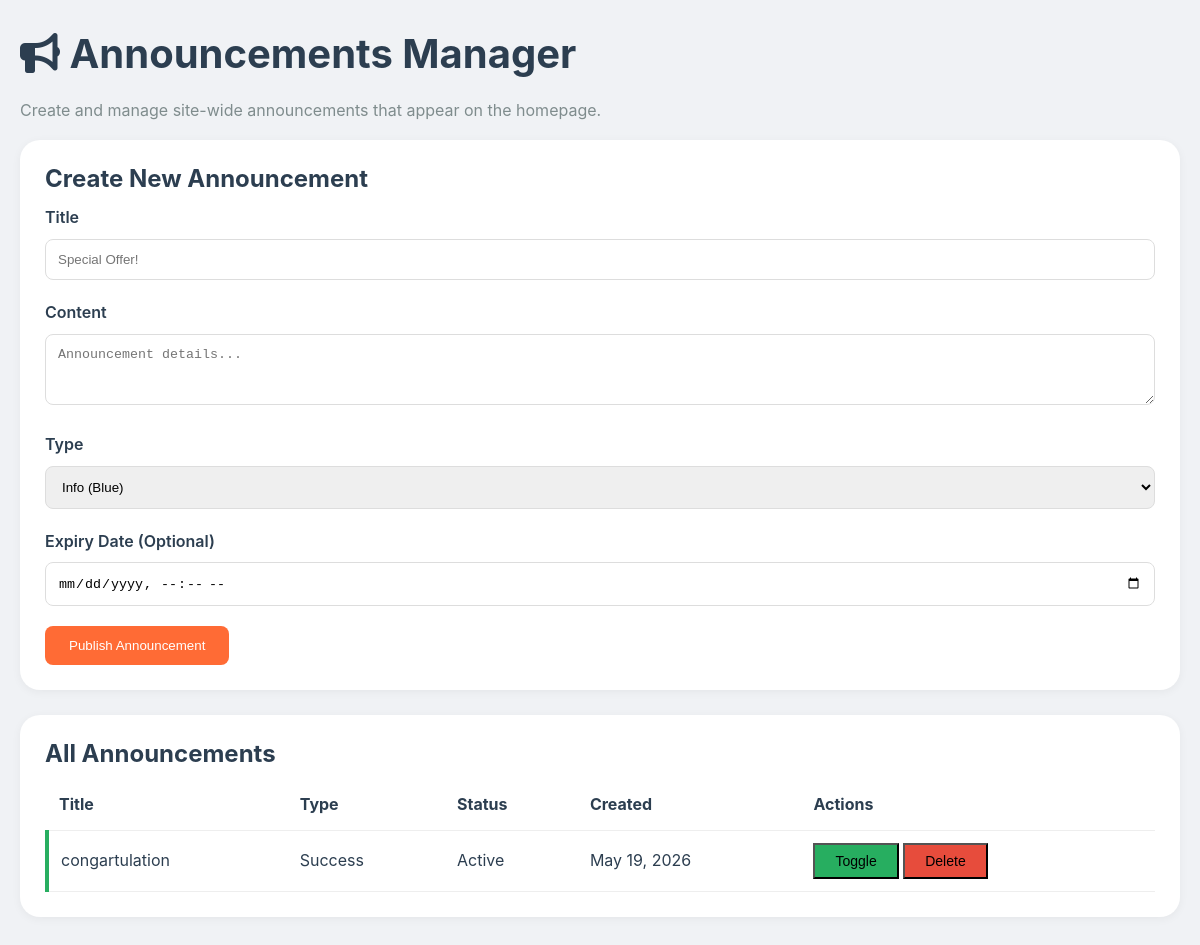
Page /announcements.php (signed in) on the committed database.
### tables this page shows
CREATE TABLE `announcements` (
  `id` int(11) NOT NULL,
  `title` varchar(255) NOT NULL,
  `content` text NOT NULL,
  `type` enum('info','warning','success','danger') DEFAULT 'info',
  `is_active` tinyint(1) DEFAULT 1,
  `created_by` int(11) DEFAULT NULL,
  `created_at` timestamp NOT NULL DEFAULT current_timestamp(),
  `expires_at` timestamp NULL DEFAULT NULL
);

### functions.php (called while the page is built, shortened)
<?php
if (!function_exists('formatDate')) {
    function formatDate($timestamp, $format = 'M d, Y') {
        return date($format, strtotime($timestamp));
    }
}
?>

### announcements.php (the view, shortened to what this page needs)
<?php
require_once __DIR__ . '/../config/functions.php';
$db = Database::getConnection();
$stmt = $db->prepare("
    SELECT a.*, u.full_name as creator_name
    FROM announcements a
    LEFT JOIN users u ON a.created_by = u.id
    ORDER BY a.created_at DESC
");
$stmt->execute();
$announcements = $stmt->fetchAll();
?>
<!DOCTYPE html>
<html lang="en">
<head>
    <link rel="stylesheet" href="<?php echo SITE_URL; ?>assets/css/style.css">
    <link rel="stylesheet" href="https://cdnjs.cloudflare.com/ajax/libs/font-awesome/6.0.0/css/all.min.css">
</head>
<body>
    <div class="container">
        <h1><i class="fas fa-bullhorn"></i> Announcements Manager</h1>
        <p>Create and manage site-wide announcements that appear on the homepage.</p>
        <div class="card">
            <h3>Create New Announcement</h3>
            <form method="POST">
                <div class="form-group">
                    <label>Title</label>
                    <input type="text" name="title" required placeholder="Special Offer!">
                </div>
                <div class="form-group">
                    <label>Content</label>
                    <textarea name="content" rows="3" required placeholder="Announcement details..."></textarea>
                </div>
                <div class="form-group">
                    <label>Type</label>
                    <select name="type">
                        <option value="info">Info (Blue)</option>
                    </select>
                </div>
                <div class="form-group">
                    <label>Expiry Date (Optional)</label>
                    <input type="datetime-local" name="expires_at">
                </div>
                <button type="submit" name="create" class="btn-primary">Publish Announcement</button>
            </form>
        </div>
        <div class="card">
            <h3>All Announcements</h3>
            <table class="table">
                <thead>
                    <tr><th>Title</th><th>Type</th><th>Status</th><th>Created</th><th>Actions</th></tr>
                </thead>
                <tbody>
                    <?php foreach ($announcements as $ann): ?>
                        <tr class="announcement-<?php echo $ann['type']; ?>">
                            <td><?php echo htmlspecialchars($ann['title']); ?></td>
                            <td><?php echo ucfirst($ann['type']); ?></td>
                            <td><?php echo $ann['is_active'] ? 'Active' : 'Inactive'; ?></td>
                            <td><?php echo formatDate($ann['created_at']); ?></td>
                            <td>
                                <form method="POST" style="display: inline;">
                                    <button type="submit" name="toggle_status" class="btn-sm" style="background: #27AE60;">Toggle</button>
                                </form>
                                <form method="POST" style="display: inline;">
                                    <button type="submit" name="delete" class="btn-sm" style="background: #E74C3C;" onclick="return confirm('Delete this announcement?')">Delete</button>
                                </form>
                            </td>
                        </tr>
                    <?php endforeach; ?>
                </tbody>
            </table>
        </div>
    </div>
</body>
</html>

### style.css (style rules this page uses)
:root { --orange: #FF6B35; --orange-dark: #e55a2b; --blue: #1A5F7A; --blue-dark: #134b62; --dark: #2C3E50; --dark-light: #34495e; --light: #ECF0F1; --white: #FFFFFF; --gray: #7F8C8D; --gray-light: #bdc3c7; --green: #27AE60; --green-dark: #219a52; --red: #E74C3C; --red-dark: #c0392b; --yellow: #F39C12; --purple: #9B59B6; --shadow-sm: 0 2px 8px rgba(0,0,0,0.05); --shadow-md: 0 5px 20px rgba(0,0,0,0.08); --shadow-lg: 0 10px 40px rgba(0,0,0,0.12); --shadow-xl: 0 20px 60px rgba(0,0,0,0.15); --transition-fast: all 0.2s ease; --transition: all 0.3s ease; --transition-slow: all 0.5s ease; --border-radius-sm: 8px; --border-radius-md: 12px; --border-radius-lg: 16px; --border-radius-xl: 24px; }
* { margin: 0; padding: 0; box-sizing: border-box; }
*::before, *::after { box-sizing: border-box; }
html { scroll-behavior: smooth; -webkit-font-smoothing: antialiased; -moz-osx-font-smoothing: grayscale; }
body { font-family: 'Inter', -apple-system, BlinkMacSystemFont, 'Segoe UI', Roboto, 'Helvetica Neue', sans-serif; line-height: 1.6; color: var(--dark); background-color: #f5f6fa; overflow-x: hidden; }
h1, h2, h3, h4, h5, h6 { font-weight: 700; line-height: 1.2; margin-bottom: 0.5em; color: var(--dark); }
h1 { font-size: 2.5rem; }
h3 { font-size: 1.5rem; }
p { margin-bottom: 1rem; color: var(--gray); }
.container { max-width: 1280px; margin: 0 auto; padding: 0 24px; }
.btn-primary { background: var(--orange); color: white; }
.btn-sm { padding: 8px 20px; font-size: 0.875rem; }
.card { background: white; border-radius: var(--border-radius-lg); overflow: hidden; box-shadow: var(--shadow-sm); transition: var(--transition); }
.form-group { margin-bottom: 20px; }
.form-group label { display: block; margin-bottom: 8px; font-weight: 600; color: var(--dark); }

### announcements.php (style rules this page uses)
body { font-family: 'Inter', sans-serif; background: #f0f2f5; }
.container { max-width: 1200px; margin: 30px auto; padding: 0 20px; }
.card { background: white; border-radius: 20px; padding: 25px; margin-bottom: 25px; box-shadow: 0 2px 10px rgba(0,0,0,0.05); }
.form-group { margin-bottom: 20px; }
.form-group label { display: block; margin-bottom: 8px; font-weight: 600; }
.form-group input, .form-group select, .form-group textarea { width: 100%; padding: 12px; border: 1px solid #ddd; border-radius: 8px; }
.btn-primary { background: #FF6B35; color: white; padding: 12px 24px; border: none; border-radius: 8px; cursor: pointer; }
.table { width: 100%; border-collapse: collapse; }
.table th, .table td { padding: 12px; text-align: left; border-bottom: 1px solid #eee; }
.announcement-success { border-left: 4px solid #27AE60; }

### rows in the picture
announcements: title "congartulation", type "Success", is_active "Active", created_at "May 19, 2026"
